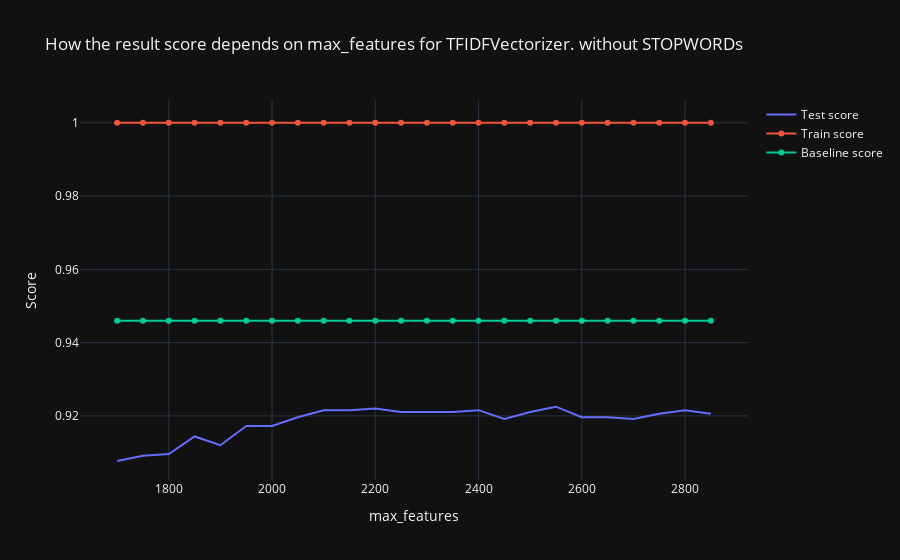

The code cell stored with this chart in its notebook:
### Code cell
import plotly.graph_objects as go

fig = go.Figure()
fig.add_trace(go.Scatter(x=list(range(min_value,max_value, step_value)), y=score_test_lst,
                    mode='lines',
                    name='Test score'))
fig.add_trace(go.Scatter(x=list(range(min_value,max_value, step_value)), y=score_train_lst,
                    mode='lines+markers',
                    name='Train score'))
fig.add_trace(go.Scatter(x=list(range(min_value,max_value, step_value)), y=[base_line]*100,
                    mode='lines+markers',
                    name='Baseline score'))

fig.update_layout(title='How the result score depends on max_features for TFIDFVectorizer. without STOPWORDs',
                   xaxis_title='max_features',
                   yaxis_title='Score')
fig.show()

### Figure 1 — Plotly figure (JSON) as saved in the notebook; plotly's stock layout.template omitted (floating-point values rounded to 4 significant figures)
{"data": [{"mode": "lines", "name": "Test score", "type": "scatter", "x": [1700, 1750, 1800, 1850, 1900, 1950, 2000, 2050, 2100, 2150, 2200, 2250, 2300, 2350, 2400, 2450, 2500, 2550, 2600, 2650, 2700, 2750, 2800, 2850], "y": [0.9077, 0.9091, 0.9096, 0.9144, 0.912, 0.9173, 0.9173, 0.9197, 0.9216, 0.9216, 0.922, 0.9211, 0.9211, 0.9211, 0.9216, 0.9192, 0.9211, 0.9225, 0.9197, 0.9197, 0.9192, 0.9206, 0.9216, 0.9206]}, {"mode": "lines+markers", "name": "Train score", "type": "scatter", "x": [1700, 1750, 1800, 1850, 1900, 1950, 2000, 2050, 2100, 2150, 2200, 2250, 2300, 2350, 2400, 2450, 2500, 2550, 2600, 2650, 2700, 2750, 2800, 2850], "y": [1, 1, 1, 1, 1, 1, 1, 1, 1, 1, 1, 1, 1, 1, 1, 1, 1, 1, 1, 1, 1, 1, 1, 1]}, {"mode": "lines+markers", "name": "Baseline score", "type": "scatter", "x": [1700, 1750, 1800, 1850, 1900, 1950, 2000, 2050, 2100, 2150, 2200, 2250, 2300, 2350, 2400, 2450, 2500, 2550, 2600, 2650, 2700, 2750, 2800, 2850], "y": [0.946, 0.946, 0.946, 0.946, 0.946, 0.946, 0.946, 0.946, 0.946, 0.946, 0.946, 0.946, 0.946, 0.946, 0.946, 0.946, 0.946, 0.946, 0.946, 0.946, 0.946, 0.946, 0.946, 0.946, 0.946, 0.946, 0.946, 0.946, 0.946, 0.946, 0.946, 0.946, 0.946, 0.946, 0.946, 0.946, 0.946, 0.946, 0.946, 0.946, 0.946, 0.946, 0.946, 0.946, 0.946, 0.946, 0.946, 0.946, 0.946, 0.946, 0.946, 0.946, 0.946, 0.946, 0.946, 0.946, 0.946, 0.946, 0.946, 0.946, 0.946, 0.946, 0.946, 0.946, 0.946, 0.946, 0.946, 0.946, 0.946, 0.946, 0.946, 0.946, 0.946, 0.946, 0.946, 0.946, 0.946, 0.946, 0.946, 0.946, 0.946, 0.946, 0.946, 0.946, 0.946, 0.946, 0.946, 0.946, 0.946, 0.946, 0.946, 0.946, 0.946, 0.946, 0.946, 0.946, 0.946, 0.946, 0.946, 0.946]}], "layout": {"autosize": true, "title": {"text": "How the result score depends on max_features for TFIDFVectorizer. without STOPWORDs"}, "xaxis": {"autorange": true, "range": [1631.0, 2919.0], "title": {"text": "max_features"}, "type": "linear"}, "yaxis": {"autorange": true, "range": [0.9025, 1.007], "title": {"text": "Score"}, "type": "linear"}}}
